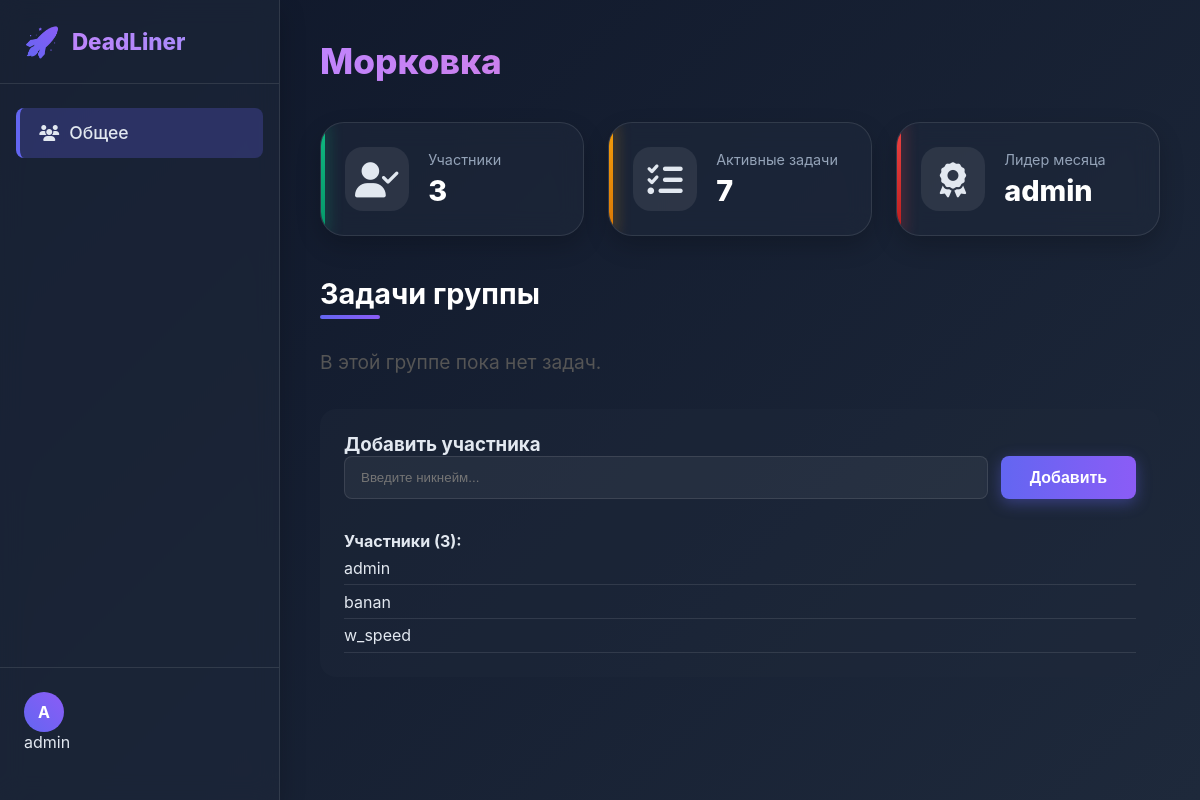
/group/3/ (signed in), run on an earlier commit of the app's database.
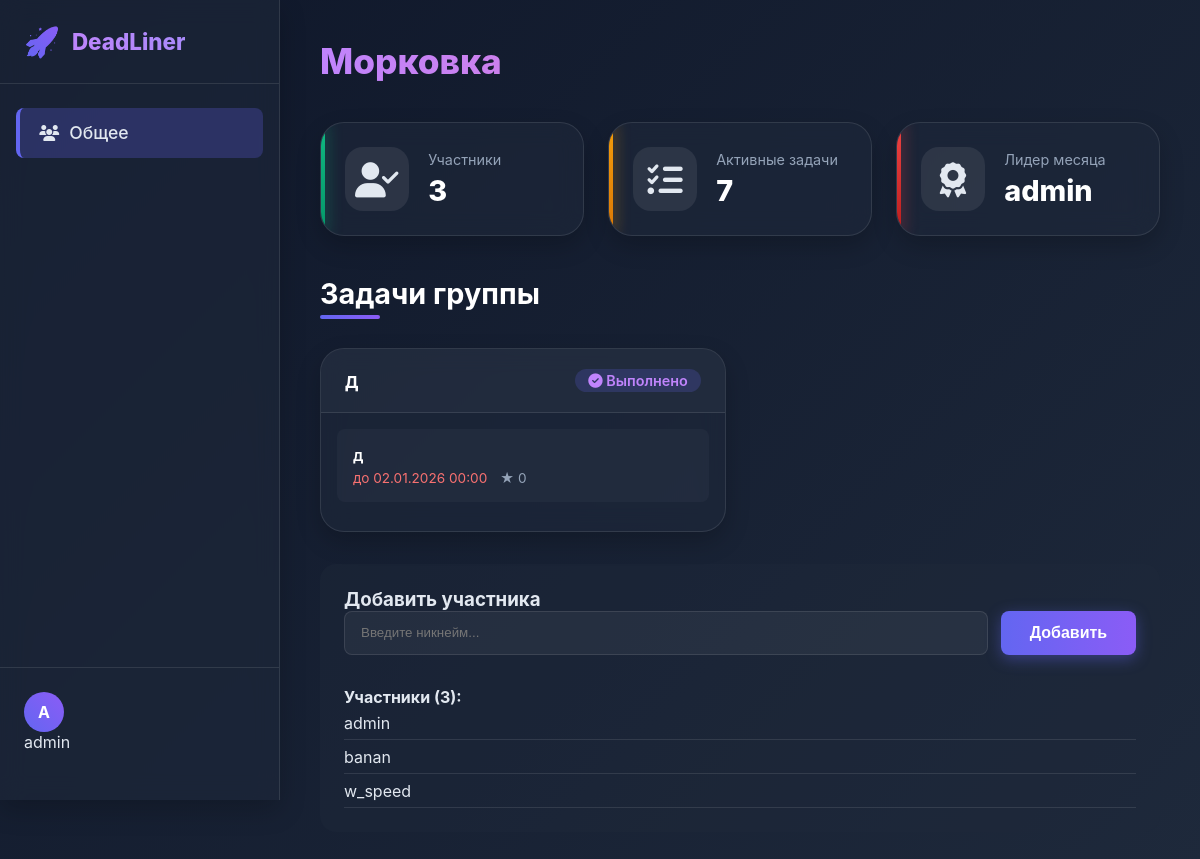
And on a later commit of the database.
### tasks/models.py (models this page shows, shortened)
class ClassGroup(models.Model):
    name = models.CharField(max_length=10)
    owner = models.ForeignKey(User, on_delete=models.CASCADE, related_name="owned_groups")
    members = models.ManyToManyField(User, related_name="class_groups")
    created_at = models.DateTimeField(auto_now_add=True)

class UserStats(models.Model):
    streak = models.PositiveIntegerField(default=0)
    total_points = models.PositiveIntegerField(default=0)
    last_completed_date = models.DateField(null=True, blank=True)
    user = models.OneToOneField(User, on_delete=models.CASCADE, related_name="stats")

class UserTask(models.Model):
    is_done = models.BooleanField(default=False)
    completed_at = models.DateTimeField(null=True, blank=True)
    is_miss = models.BooleanField(default= False)
    user = models.ForeignKey(User, on_delete=models.CASCADE)
    task = models.ForeignKey(Task, on_delete=models.CASCADE)
    class Status(models.TextChoices):
        ACTIVE = "active", "Active"
        DONE_ON_TIME = "done_on_time", "Done on time"
        DONE_LATE = "done_late", "Done late"
        EXPIRED = "expired", "Expired"
    status = models.CharField(max_length=20, choices=Status.choices, default=Status.ACTIVE)
    class Meta:
        unique_together = ("user", "task")

class Task(models.Model):
    title = models.CharField(max_length=35)
    description = models.TextField(blank=True)
    deadline = models.DateTimeField()
    group = models.ForeignKey(ClassGroup, on_delete=models.CASCADE)
    discipline = models.CharField(max_length=36, blank=True)
    created_at = models.DateTimeField(auto_now_add=True)
    points = models.PositiveIntegerField(default=0)

### tasks/views.py (the view)
# urls.py: path('group/<int:group_id>/', task_views.group_detail, name='group_detail'),
@login_required
def group_detail(request, group_id):
    group = get_object_or_404(ClassGroup, id=group_id)
    user_tasks = UserTask.objects.filter(user=request.user, task__group=group).order_by('task__deadline')
    members = group.members.all()
    leaderboard = UserStats.objects.filter(user__in=members).order_by('-total_points')
    context = {
        'group': group,
        'tasks': user_tasks,
        'members': members,
        'leaderboard': leaderboard,
    }
    return render(request, 'tasks/group_detail.html', context)

### tasks/templates/tasks/group_detail.html (shortened to what this page needs)
{% extends "base.html" %}
{% load static %}
{% block head %}
  <link rel="stylesheet" href="{% static 'css/group_detail.css' %}">
  <link rel="stylesheet" href="https://cdnjs.cloudflare.com/ajax/libs/font-awesome/6.4.0/css/all.min.css">
{% endblock %}
{% block content %}
<div class="dashboard">
    <aside class="sidebar">
        <div class="logo">
            <div class="logo-icon">🚀</div>
            <span class="logo-text">DeadLiner</span>
        </div>
        <nav class="menu">
            <ul>
                <li class="active"><i class="fas fa-users"></i> <span>Общее</span></li>
            </ul>
        </nav>
        <div class="sidebar-footer">
            <div class="user-info dropdown">
                <div class="user-avatar">{{ user.username|slice:":1"|upper }}</div>
                <span class="username">{{ user.username }}</span>
            </div>
        </div>
    </aside>
    <main class="main-content">
        <div class="page-header">
            <h1>{{ group.name }}</h1>
        </div>
        <div class="stats-grid">
            <div class="stat-card neon-success">
                <div class="stat-icon"><i class="fas fa-user-check"></i></div>
                <div class="stat-details">
                    <span class="stat-label">Участники</span>
                    <span class="stat-value">{{ group.members.count }}</span>
                </div>
            </div>
            <div class="stat-card neon-streak">
                <div class="stat-icon"><i class="fas fa-tasks"></i></div>
                <div class="stat-details">
                    <span class="stat-label">Активные задачи</span>
                    <span class="stat-value">7</span>
                </div>
            </div>
            <div class="stat-card neon-warning" id="leaders-card" style="cursor:pointer;">
                <div class="stat-icon"><i class="fas fa-award"></i></div>
                <div class="stat-details">
                    <span class="stat-label">Лидер месяца</span>
                    <span class="stat-value">
                        {% if leaderboard %}
                            {{ leaderboard.0.user.username }}
                        {% else %}
                            —
                        {% endif %}
                    </span>
                </div>
            </div>
        </div>
        <div class="tasks-section">
            <div class="section-header">
            <h2>Задачи группы</h2>
        </div>
        {% if tasks %}
            <div class="tasks-grid">
            {% for user_task in tasks %}
                {% with task=user_task.task %}
                <div class="task-group {% if not task.group %}personal{% endif %}">
                    <div class="group-header">
                    <h3>{{ task.title }}</h3>
                    <span class="task-count">
                        {% if user_task.is_done %}
                        <i class="fas fa-check-circle text-green-500"></i> Выполнено
                        {% else %}
                        <i class="fas fa-clock text-yellow-500"></i> В процессе
                        {% endif %}
                    </span>
                    </div>
                    <div class="tasks-list">
                    <div class="task-item">
                        <div class="task-content">
                        <div class="task-title">{{ task.title }}</div>
                        <div class="task-meta">
                            {% if task.deadline %}
                            <span class="deadline">до {{ task.deadline|date:"d.m.Y H:i" }}</span>
                            {% endif %}
                            <span class="points">★ {{ task.points }}</span>
                        </div>
                        </div>
                    </div>
                    </div>
                </div>
                {% endwith %}
            {% endfor %}
            </div>
        {% else %}
            <div class="empty-state">
            <p>В этой группе пока нет задач.</p>
            </div>
            {% endif %}
    <div class="add-member-section">
    <h3>Добавить участника</h3>
    <form id="addMemberForm" data-group-id="{{ group.id }}">
        <div class="form-group">
        <input type="text" id="usernameInput" placeholder="Введите никнейм..." maxlength="150">
        <button type="submit" class="btn-primary">Добавить</button>
        </div>
        <div id="memberMessage" class="message"></div>
    </form>
    <div class="members-list">
        <h4>Участники ({{ group.members.count }}):</h4>
        {% for member in group.members.all %}
        <div class="member-item">{{ member.username }}</div>
        {% endfor %}
    </div>
    </div>
    </main>
</div>
{% endblock %}

### templates/base.html (shortened to what this page needs)
<!DOCTYPE html>
<html lang="ru">
<head>
    {% load static %}
    <link rel="stylesheet" href="{% static 'css/main.css' %}">
    {% block head %}{% endblock %}
</head>
<body>
{% block content %}{% endblock %}
</body>
</html>

### static/css/main.css (style rules this page uses)
* { margin: 0; padding: 0; box-sizing: border-box; }
body { font-family: 'Inter', sans-serif; background: linear-gradient(135deg, #f5f7fa, #c3cfe2); color: #333; min-height: 100vh; display: flex; justify-content: center; align-items: center; padding: 1rem; }
h1 { font-size: 2.8rem; margin-bottom: 1.2rem; line-height: 1.2; }

What changed in the data, as far as the page shows it:
added UserTask: task "д", is_done True (drawn), task.deadline "02.01.2026 00:00", task.points "0"
Also different on the page:
text no longer shown: "В этой группе пока нет задач."
